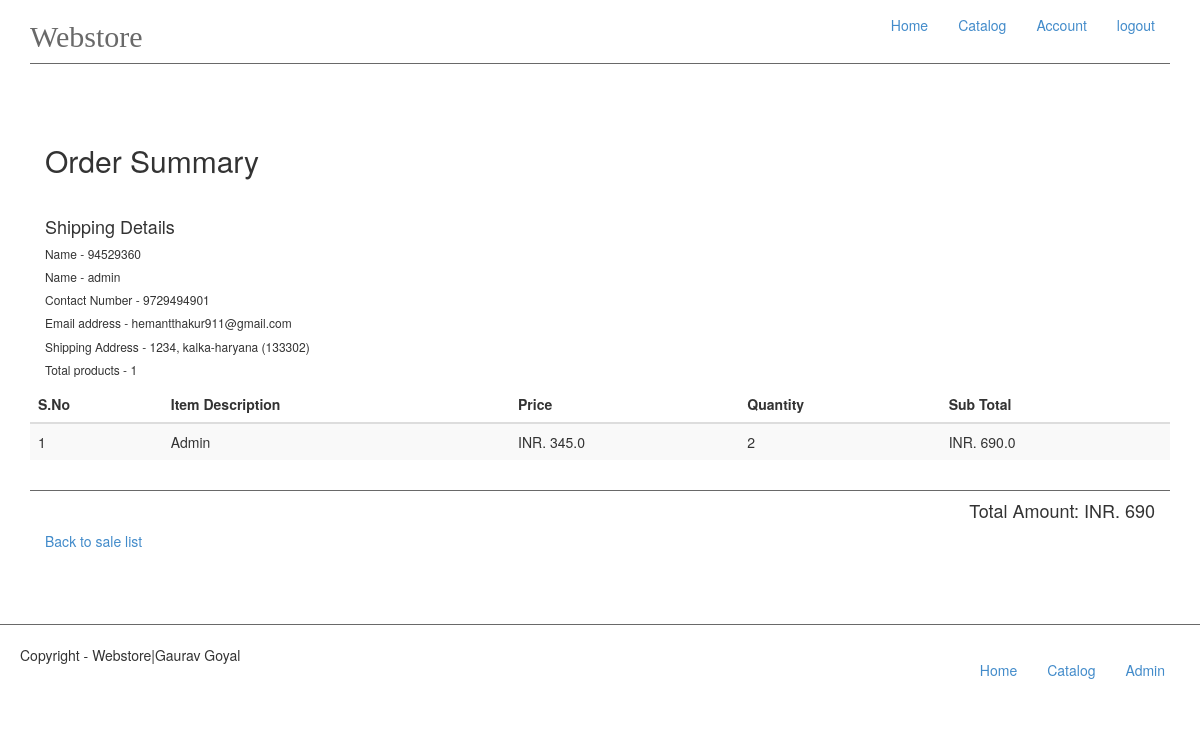
Page /user/account/order/1 (signed in) on the earlier database version.
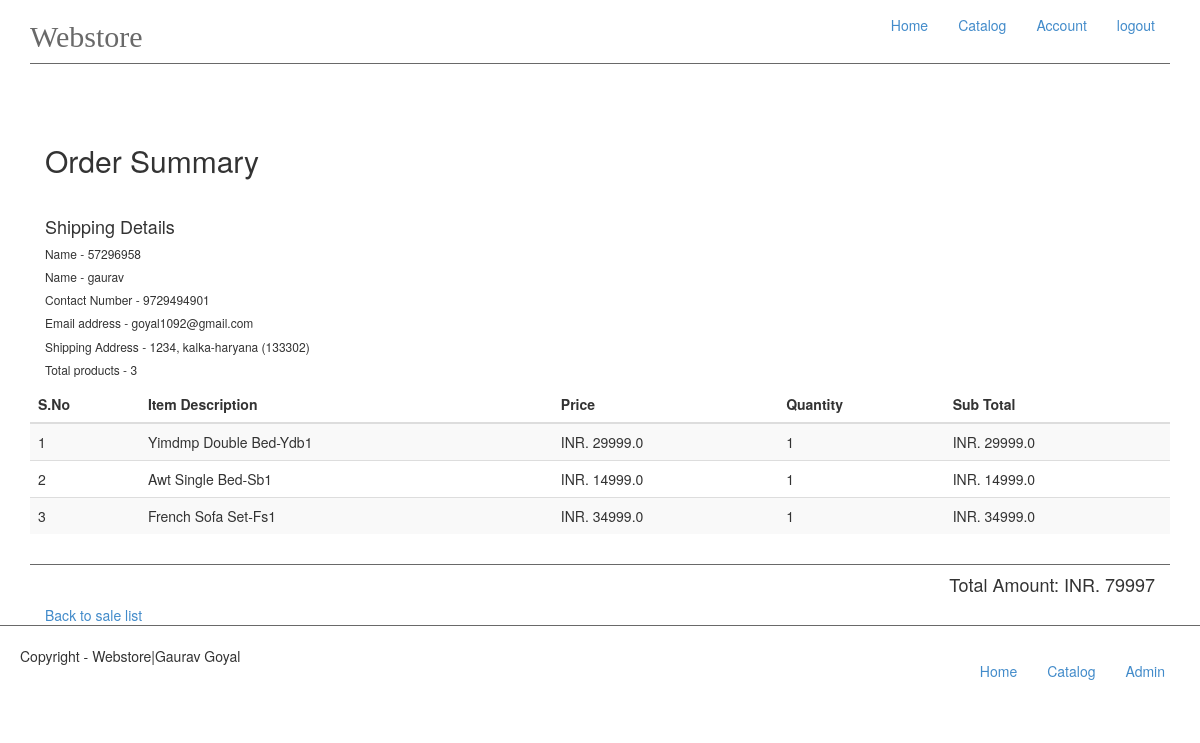
Same page on the later database version.
### app/models.py (models this page shows)
class OrderId(db.Model):
    id = db.Column(db.Integer, primary_key=True)
    order_id = db.Column(db.Integer, unique=True)
    buyer_name = db.Column(db.String(60))
    buyer_address = db.Column(db.String(200))
    total_products = db.Column(db.Integer)
    date = db.Column(db.DATE)
    email = db.Column(db.String(120))
    phone = db.Column(db.Integer)
    total_amount = db.Column(db.Integer)
    user = db.Column(db.String(60))

class Ordered(db.Model):
    id = db.Column(db.Integer, primary_key=True)
    name = db.Column(db.String(60))
    quantity = db.Column(db.Integer)
    amount = db.Column(db.String(60))
    order_id = db.Column(db.Integer)
    def price(self):
        return int(self.quantity) * float(self.amount)

### app/views.py (the view)
@app.route('/user/account/order/<int:pk>', methods=['GET','POST'])
def specific_user_order(pk):
    if 'username' in session:
        orders = OrderId.query.get(pk)
        products = Ordered.query.filter_by(order_id=orders.order_id)
        return render_template('user-panel/user_specific_order.html', order=orders, products=products)
    else:
        flash('Please Login', 'text-danger')
        return redirect(url_for('index'))

### app/templates/user-panel/user_specific_order.html
{% extends 'base.html' %}
{% block content%}
    <div class="col-md-12"><h2>Order Summary</h2></div>
    <div class="col-md-12 padding_top" id="order_summary_details"><h4>Shipping Details</h4>
        <h6>Name - {{ order.order_id }}</h6>
        <h6>Name - {{ order.buyer_name }}</h6>
        <h6>Contact Number - {{ order.phone }}</h6>
        <h6>Email address - {{ order.email }}</h6>
        <h6>Shipping Address - {{ order.buyer_address }}
        </h6>
        <h6>Total products - {{ order.total_products }}</h6>
    </div>
    <div class="table-responsive  padding_top">
        <table class="table table-striped table-responsive" id="cart_table">
            <thead>
            <tr>
                <th>S.No</th>
                <th>Item Description</th>
                <th>Price</th>
                <th>Quantity</th>
                <th>Sub Total</th>
            </tr>
            </thead>
            <tbody>
            {% for item in products %}
                <tr>
                    <td>{{ loop.index }}</td>
                    <td>{{ item.name }}</td>
                    <td>INR. {{ item.amount }}</td>
                    <td>
                        {{ item.quantity }}
                    </td>
                    <td>INR. {{ item.price() }}</td>
                </tr>
            {% endfor %}
            </tbody>
        </table>
        <div class="col-md-12" id="cart_total">
            <h4 class="pull-right">Total Amount: INR. {{ order.total_amount }}</h4>
        </div>
        <div class="col-md-12"><a href="{{ url_for('user_order') }}">Back to sale list</a></div>
    </div>
{% endblock %}

Differences in the rows shown:
removed Ordered: name "Admin", amount "345.0", quantity "2", price "690.0"
changed OrderId "1234, kalka-haryana (133302)": order_id "94529360" → "57296958"; buyer_name "admin" → "gaurav"; email "hemantthakur911@gmail.com" → "goyal1092@gmail.com"; total_products "1" → "3"; total_amount "690" → "79997"
added Ordered: name "Yimdmp Double Bed-Ydb1", amount "29999.0", quantity "1", price "29999.0"
now on this page (row edited): Ordered: name "Awt Single Bed-Sb1", amount "14999.0", quantity "1", price "14999.0"
added Ordered: name "French Sofa Set-Fs1", amount "34999.0", quantity "1", price "34999.0"
